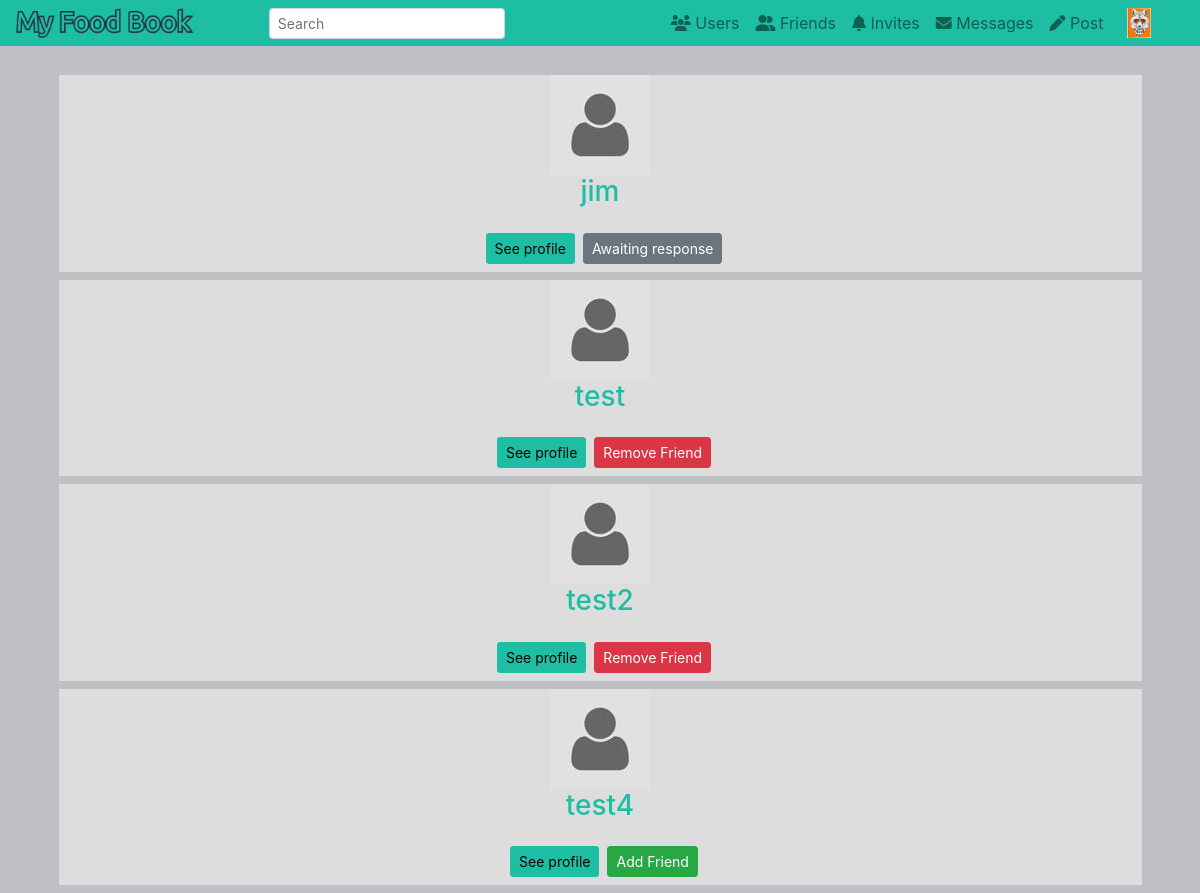
The page /explore/users (signed in) on the database as committed earlier.
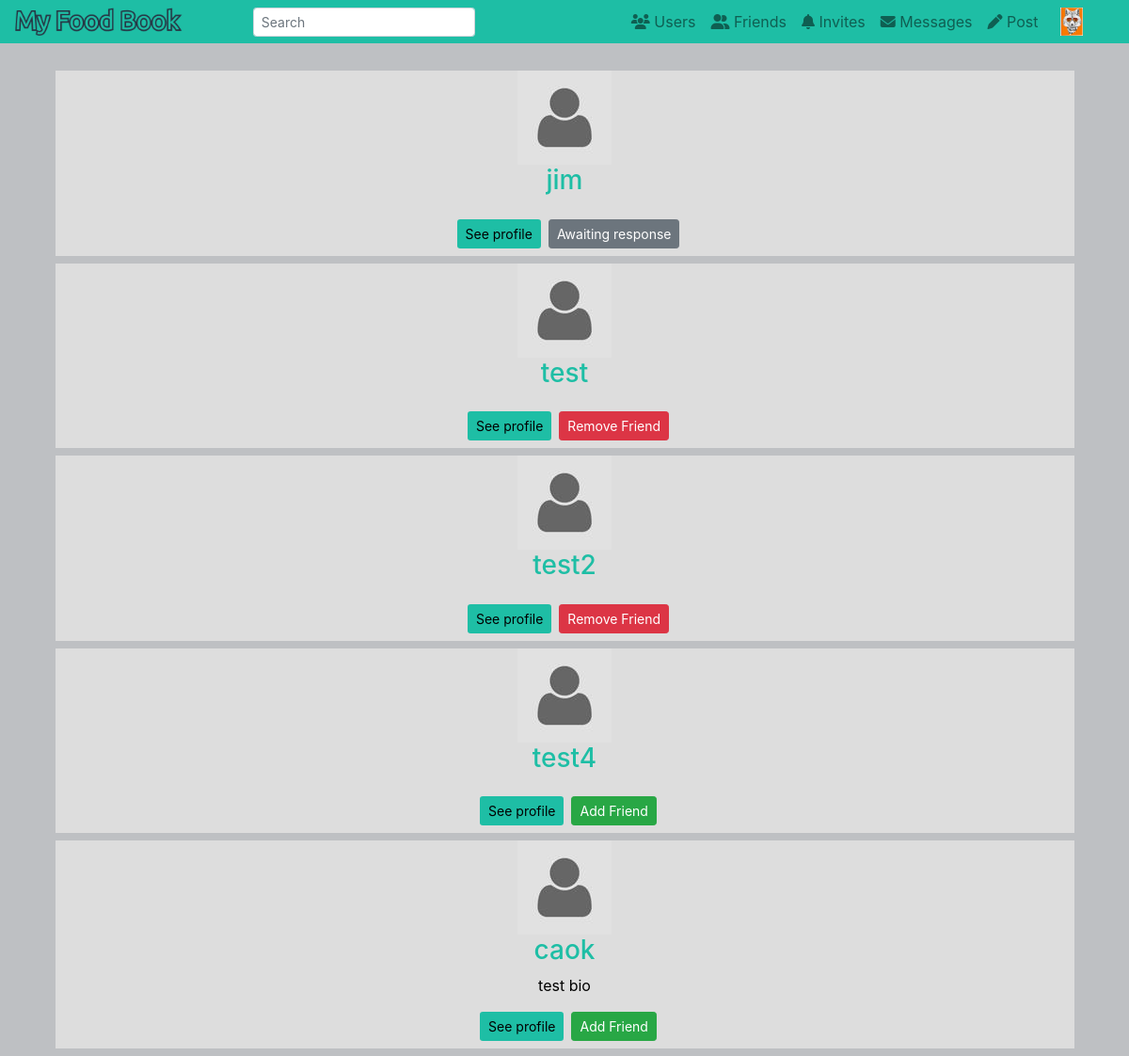
The same page on the database as committed later.
### foodBookApp/models.py (models this page shows, shortened)
class Profile(models.Model):
    user = models.OneToOneField(User, on_delete=models.CASCADE,blank=False)
    profilePic = models.ImageField(default="default.jpg", upload_to="profile_pics")
    bio = models.TextField(max_length=200, blank=True)
    friends = models.ManyToManyField(User, related_name='friends', blank=True)
    updated = models.DateTimeField(auto_now=True)
    created = models.DateTimeField(auto_now_add=True)
    objects = ProfileManager()

### foodBookApp/views.py (the view)
# urls.py: path('explore/users', food_book_views.ProfileListView.as_view(),name='explore-users'),
class ProfileListView(LoginRequiredMixin, ListView):
    model = Profile
    template_name = 'foodBookApp/profile-list.html'
    context_object_name = 'qs'
    def get_queryset(self):
        qs = Profile.objects.get_all_profiles(self.request.user)
        return qs
    def get_context_data(self, **kwargs):
        context = super().get_context_data(**kwargs)
        user = User.objects.get(username__iexact=self.request.user)
        profile = Profile.objects.get(user=user)
        rel_r = Relationship.objects.filter(sender=profile)
        rel_s = Relationship.objects.filter(receiver=profile)
        rel_receiver = []
        rel_sender = []
        for item in rel_r:
            rel_receiver.append(item.receiver.user)
        for item in rel_s:
            rel_sender.append(item.sender.user)
        context["rel_receiver"] = rel_receiver
        context["rel_sender"] = rel_sender
        context['is_empty'] = False
        if len(self.get_queryset()) == 0:
            context['is_empty'] = True
        return context

### foodBookApp/models.py (called while the page is built)
    def get_all_profiles(self, me):
        profiles = Profile.objects.all().exclude(user=me)
        return profiles

### foodBookApp/templates/foodBookApp/profile-list.html (shortened to what this page needs)
{% extends "foodBookApp/base.html"%}
{% block content %}
    {% for obj in qs %}
    <div class="container-fluid">
        <div class="post d-flex justify-content-center">
            <div class="profile-body d-flex flex-column justify-content-center mb-2">
                <div class="d-flex justify-content-center">
                    <img class="ui small circular image" src={{obj.profilePic.url}}>
                </div>
                <h3 class="text-center">{{obj.user.username}}</h3>
                        <div d-flex flex-column  >
                            <p class="text-center" style="color: black;">{{obj.bio}}</p>
                        <div class="d-flex flex-row justify-content-center">
                            <a href="/profile/{{obj.user.username}}">
                                <button class="btn btn-sm form-button ml-2 mb-2">See profile</button>
                            </a>
                        {% if obj.user not in rel_receiver and obj.user not in rel_sender %}
                        <form action="{%url 'send-invite'%}" method="POST">
                            <button class="btn btn-sm btn-success ml-2 mb-2">Add Friend</button>
                        </form>
                        {%endif%}
                        {% if obj.user in rel_receiver and request.user not in obj.friends.all %}
                            <button class="btn btn-sm btn-secondary ml-2 mb-2" >Awaiting response</button>
                        {% endif %}
                        {% if request.user in obj.friends.all %}
                        <form action="{%url 'remove-friend' %}" method="POST">
                            <button class="btn btn-sm btn-danger ml-2 mb-2" >Remove Friend</button>
                        </form>
                        {% endif %}
                    </div>
                </div>
            </div>
        </div>
    </div>
    {% endfor %}
{% endblock content %}

### foodBookApp/templates/foodBookApp/base.html (shortened to what this page needs)
{% load static %}
<!DOCTYPE html>
<html lang="en">
  <head>
    <link rel="stylesheet" href="https://stackpath.bootstrapcdn.com/bootstrap/4.1.3/css/bootstrap.min.css"/>
    <link rel="stylesheet" href="{% static 'foodBookApp/style.css' %}" />
    <link rel="stylesheet" href="https://cdnjs.cloudflare.com/ajax/libs/font-awesome/4.7.0/css/font-awesome.min.css">
  </head>
  <body>
    <div class="container-fluid">
      <div class="fixed-top">
        <nav class="navbar navbar-expand-sm navbar-light main-nav py-0">
          <a href="{% url 'main-feed' %}"><img src="{% static 'foodBookApp/logo.png' %}" class="img-responsive"/></a>
          <div class="dropdown order-sm-last">
            <a class="nav-link dropdown-toggle" href="#" id="navbarDropdown" role="button" data-toggle="dropdown" aria-haspopup="true" aria-expanded="false">
              <img src="{{user.profile.profilePic.url}}" class="img-responsive" height="26px" width="26px"/>
            </a>
          </div>
          <div class="collapse navbar-collapse" id="navbarSupportedContent">
            <ul class="navbar-nav mx-auto">
              <li class="nav-item">
                <form class="form-inline">
                  <input class="form-control form-control-sm mr-sm-2" type="search" placeholder="Search" aria-label="Search">
                </form>
              </li>
            </ul>
            <ul class="navbar-nav ml-auto">
              <li class="nav-item">
                <a class="nav-link" href="{% url 'explore-users' %}" id="explore-users">
                  <i class="fas fa-users"></i>
                  Users
                </a>
              </li>
              <li class="nav-item">
                <a class="nav-link" href="{% url 'my-friends' %}">
                  <i class="fas fa-user-friends"></i>
                  Friends
                </a>
              </li>
              <li class="nav-item">
                <a class="nav-link" href="{% url 'my-invites' %}">
                  <i class="fas fa-bell"></i>
                  Invites
                </a>
              </li>
              <li class="nav-item">
                <a class="nav-link" href="#">
                  <i class="fas fa-envelope"></i>
                  Messages
                </a>
              </li>
              <li class="nav-item">
                <a class="nav-link" href="{% url 'new-post' %}" id="new-post">
                  <i class="fas fa-pen" job="new-post"  ></i>
                  Post
                </a>
              </li>
            </ul>
          </div>
        </nav>
      </div>
    </div>
    <div class="container-fluid ">
        <div class="feed" >
            {% block content %} {% endblock content%}
        </div>
    </div>
  </body>
</html>

### foodBookApp/static/foodBookApp/style.css (style rules this page uses)
body { background-color: #bec0c3; }
.main-nav { background-color: #1ebea5; }
.img-responsive { height: auto; width: auto; max-height: 30px; max-width: 250px; }
.post { display: block; margin-left: auto; margin-right: auto; }
.feed { margin-top: 75px; }
.profile-body { background: #dddddd; color: #1ebea5; margin: 0 0.7rem; width: 95%; }
a { color: #1ebea5; }
.form-button { background: #1ebea5; }

Rows that differ between the two databases and show on the page:
added Profile: profilePic (placeholder picture), user.username "caok", bio "test bio"
